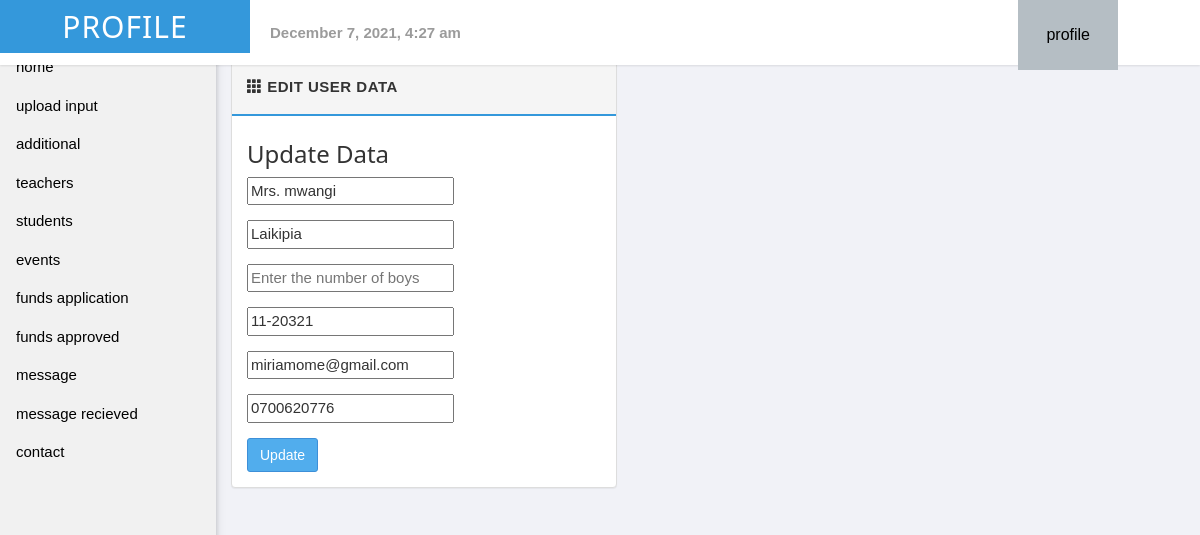
Page /profile.php?id=2 (signed in) on the committed database.
### tables this page shows
CREATE TABLE `userregister` (
  `id` int(11) NOT NULL,
  `fname` varchar(255) NOT NULL,
  `lname` varchar(255) NOT NULL,
  `county` varchar(50) NOT NULL,
  `username` varchar(255) NOT NULL,
  `address` varchar(255) NOT NULL,
  `email` varchar(255) NOT NULL,
  `phone` varchar(255) NOT NULL,
  `password` varchar(255) NOT NULL
);

### profile.php (the view, shortened to what this page needs)
<?php include "server.php";
$id = $_GET['id'];
$qry = mysqli_query($db, "SELECT * FROM userregister where id='$id'");
$data = mysqli_fetch_array($qry);
?>
<!DOCTYPE html>
<head>
	<link rel="stylesheet" href="https://maxcdn.bootstrapcdn.com/bootstrap/3.3.4/css/bootstrap.min.css" />
	<link rel="stylesheet" href="//cdnjs.cloudflare.com/ajax/libs/bootstrap-datepicker/1.3.0/css/datepicker3.min.css" />
	<link rel="stylesheet" href="css/main.css" />
	<link rel="stylesheet" href="css/sidenav.css" />
</head>
<body>
	<header id="header" style="font:serif;">
		<div class="logo pull-left">
			<h2>profile</h2>
		</div>
		<div class="header-content">
			<div class="header-date pull-left">
				<strong><?php echo date("F j, Y, g:i a"); ?></strong>
			</div>
			<ul class="info-menu list-inline list-unstyled">
					<?php if (isset($_SESSION['username'])) : ?>
				<ul class="info-menu list-inline pull-right" style="margin-right:4%;">
					<li class="profile"><button onclick="myFunction()" class="dropbtn togle">profile</button>
					</li>
				</ul>
				<?php endif ?>
			</ul>
		</div>
	</header>
	<?php if (isset($_SESSION['username'])) : ?>
		<?php include('sidenav.php'); ?>
		<div class="row" style="margin-left:18%; margin-top:5%;">
			<div class="col-md-5">
				<div class="panel panel-default">
					<div class="panel-heading">
						<strong>
							<span class="glyphicon glyphicon-th"></span>
							<span>edit user data</span>
						</strong>
					</div>
					<div class="panel-body">
						<h3>Update Data</h3>
						<form method="POST">
							<div class="form-group">
								<input type="text" name="lname" value="<?php echo $data['lname'] ?>" placeholder="Enter Full Name" Required>
							</div>
							<div class="form-group">
								<input type="text" name="county" value="<?php echo $data['county'] ?>" placeholder="Enter the number of boys" Required>
							</div>
							<div class="form-group">
								<input type="text" name="category" value="<?php echo $data['category'] ?>" placeholder="Enter the number of boys" Required>
							</div>
							<div class="form-group">
								<input type="text" name="address" value="<?php echo $data['address'] ?>" placeholder="Enter the number of boys" Required>
							</div>
							<div class="form-group">
								<input type="text" name="email" value="<?php echo $data['email'] ?>" placeholder="Enter the number of boys" Required>
							</div>
							<div class="form-group">
								<input type="text" name="phone" value="<?php echo $data['phone'] ?>" placeholder="Enter the number of boys" Required>
							</div>
							<input type="submit" class="btn btn-primary" name="update" value="Update">
						</form>
					<?php endif ?>
</body>
</html>

### css/main.css (style rules this page uses)
body { font-family: 'Helvetica Neue', Helvetica, Arial, sans-serif; font-weight: 400; overflow-x: hidden; overflow-y: auto; background: #f1f2f7; height: 100%; width: 100%; }
.panel-default>.panel-heading { background-color: #f5f5f5; border-bottom: 2px solid #3498DB; font-size: 15px; text-transform: uppercase; letter-spacing: .5px; padding: 15px; }
#header { position: fixed; z-index: 99; top: 0; left: 0; background-color: #fff; width: 100%; height: 65px; line-height: 65px; -moz-box-shadow: 0 1px 2px rgba(0, 0, 0, 0.1); -webkit-box-shadow: 0 1px 2px rgba(0, 0, 0, 0.1); box-shadow: 0 1px 2px rgba(0, 0, 0, 0.1); }
header>.logo { color: #fff; text-align: center; font-weight: 700; text-transform: uppercase; letter-spacing: 1px; display: inline-block; width: 250px; background-color: #3498DB; }
.header-date { color: #9b9b9b; margin-left: 20px; }
.info-menu { height: 60px; margin: 0; line-height: 60px; padding: 0 15px; }
.info-menu li.profile { position: relative; }
.btn { border-radius: 3px; -webkit-transition: all 300ms ease-in-out; -moz-transition: all 300ms ease-in-out; transition: all 300ms ease-in-out; }
.btn-primary { color: #fff; background-color: #51aded; border-color: #3d8fd8 }

### css/w33.css (style rules this page uses)
*, *:before, *:after { box-sizing: inherit }
body { margin: 0 }
article, aside, details, figcaption, figure, footer, header, main, menu, nav, section { display: block }
b, strong { font-weight: bolder }
button, input, select, textarea, optgroup { font: inherit; margin: 0 }
button, input { overflow: visible }
button, select { text-transform: none }
button, [type=button], [type=reset], [type=submit] { -webkit-appearance: button }
html, body { font-family: Verdana, sans-serif; font-size: 15px; line-height: 1.5 }
h2 { font-size: 30px }
h3 { font-size: 24px }
h1, h2, h3, h4, h5, h6 { font-family: "Segoe UI", Arial, sans-serif; font-weight: 400; margin: 10px 0 }

### profile.php (style rules this page uses)
.dropbtn { background-color: #B5BEC4; color: black; padding: 5px; font-size: 16px; border: none; cursor: pointer; width: 100px; margin-right: 0px; }

### rows in the picture
userregister: lname "Mrs. mwangi", county "Laikipia", address "11-20321", email "miriamome@gmail.com", phone "0700620776"
